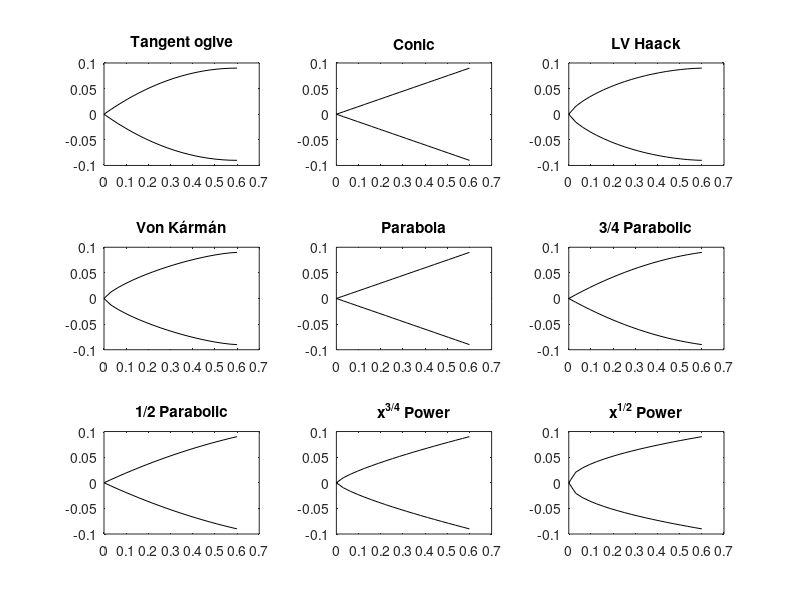

Source code (MATLAB): (Note: this script raises an error after producing the figure.)
clear; close all; clc;

% Input parameters
D = 18e-2; %m
L = 60e-2; %m
R = D/2;
x = linspace(0,L,20);

% Tangent ogive
rho = (R^2+L^2)/(2*R);
y = sqrt(rho^2-(L-x).^2) + R - rho;
subplot(331);
plot(x,y,'k',x,-y,'k');
title('Tangent ogive');

% Conic
y = x*R/L;
subplot(332);
plot(x,y,'k',x,-y,'k');
title('Conic');

% Bi-conic
% mixing_rate1 = 0.35;
% mixing_rate2 = 0.8;
% L1 = mixing_rate1*L;
% L2 = L-L1;
% R2 = R;
% R1 = mixing_rate2*R2;
% y = zeros(size(x));
% for idx=1:length(x)
%   if x(idx) <=L1
%       y(idx) = x(idx)*R1/L1;
%   else
%       y(idx) = R1+(x(idx)-L1)*(R2-R1)/L2;
%   end
% end
% subplot(332);
% plot(x,y,'k',x,-y,'k');
% title('Bi-conic');


% Eliptical
% y = R*sqrt(1-x.^2/L^2);
% subplot(334);
% plot(-x,y,'k',-x,-y,'k');
% title('Eliptical');

% Haack series
theta = acos(1-2*x/L);
C = 1/3;
y = R/sqrt(pi)*sqrt(theta-sin(2*theta)/2+C*sin(theta).^3);
subplot(333);
plot(x,y,'k',x,-y,'k');
title('LV Haack');

C = 0;
y = R/sqrt(pi)*sqrt(theta-sin(2*theta)/2+C*sin(theta).^3);
subplot(334);
plot(x,y,'k',x,-y,'k');
title('Von Kármán');

% Parabolic
Kprime = 0;
y = R*(2*(x/L)-Kprime*(x/L).^2)/(2-Kprime);
subplot(335);
plot(x,y,'k',x,-y,'k');
title('Parabola');

Kprime = 3/4;
y = R*(2*(x/L)-Kprime*(x/L).^2)/(2-Kprime);
subplot(336);
plot(x,y,'k',x,-y,'k');
title('3/4 Parabolic');

Kprime = 1/2;
y = R*(2*(x/L)-Kprime*(x/L).^2)/(2-Kprime);
subplot(337);
plot(x,y,'k',x,-y,'k');
title('1/2 Parabolic');

% Power series
n = 3/4;
y = R*(x/L).^n;
subplot(338);
plot(x,y,'k',x,-y,'k');
title('x^{3/4} Power');

n = 1/2;
y = R*(x/L).^n;
subplot(339);
plot(x,y,'k',x,-y,'k');
title('x^{1/2} Power');



big;
